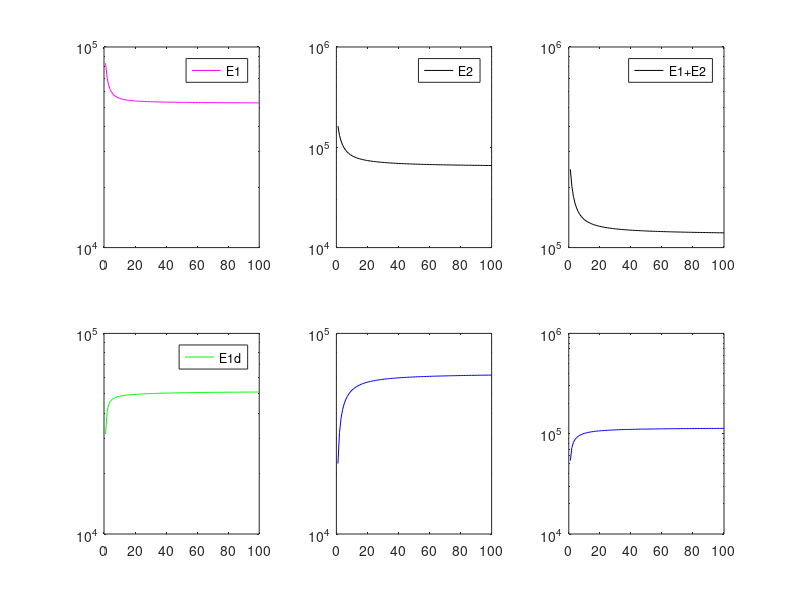
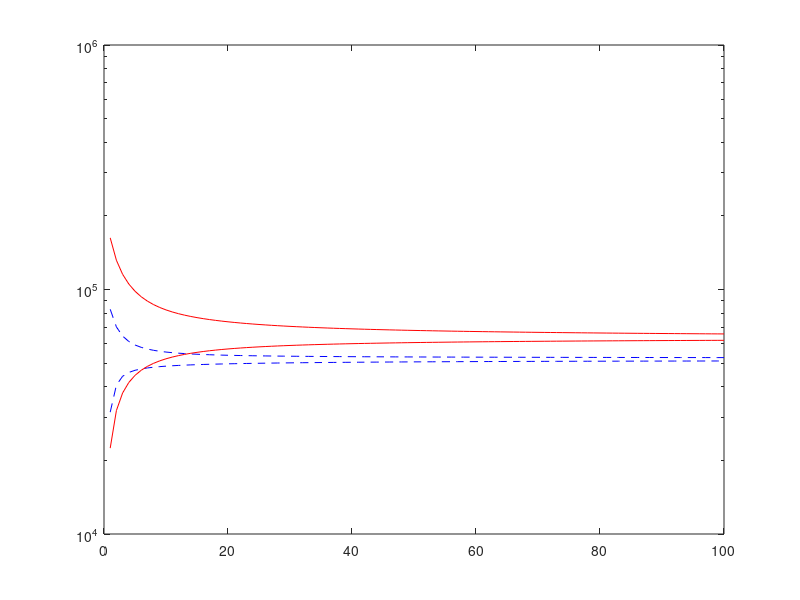
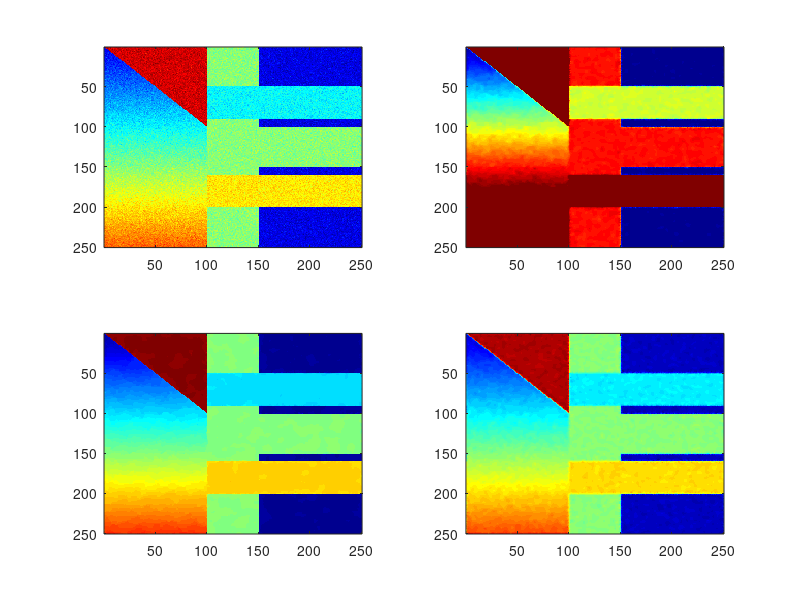
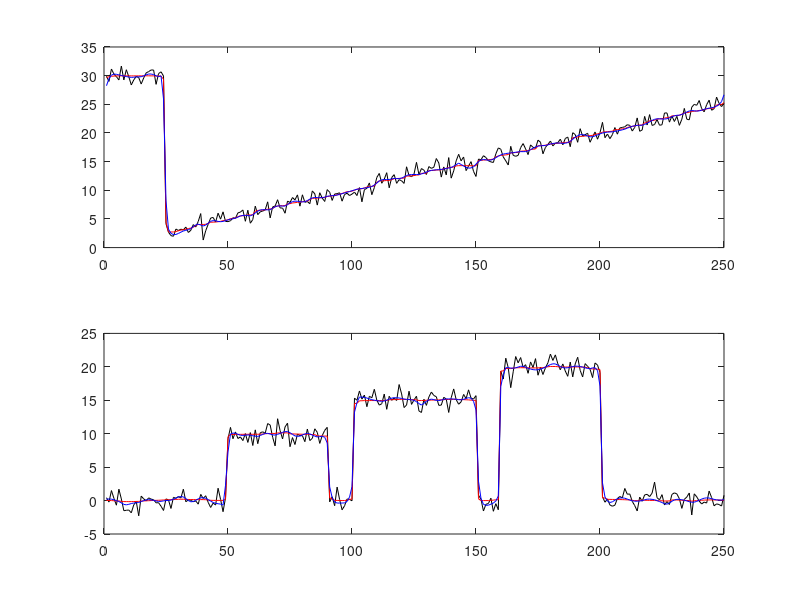

Write MATLAB code to recreate these figures, in order.
%% L2 Primal Dual for Higher Order Denosing 

%% Program for computing the primal dual as developed in: 
% "A fourth order dual method for staircase-reduction in texture
% extraction and image restoration problems" Chan, Esedoglu, Park 

function L2PrimalDual
clear; clc; close all; 
u = zeros(250,250);
u(:,100:150) = 15; 
u(50:90,:) = 10;
u(101:150,:) = 15; 
u(160:200,:) = 20; 

for i = 1:250
    for j = 1:100
        u(i,j) = i./10; 
         if i < j
           u(i,j) = 30; 
         end 
    end
end 
Lu = u; 
n = randn(size(u)); 
u = u + n; 
u = double(u); 
f = u;
u1 = zeros(size(u)); 
u2 = zeros(size(u)); 

alpha = 1; 
lambda = 1; 
iter = 100; 

p = zeros(size(u)); 
tau = 1/64; 
for i = 1:iter 
    nP = sqrt(p.*p); 
    nP(nP<1) = 1.0; 
    p = p./nP; 
    A =biharmonic(p)-laplacian((f-u1)./(alpha*lambda));
    p = (p-tau.*A)./(1+tau.*sqrt(A.^2)); 
    lp = laplacian(p); 
    u2 = f-u1-alpha*lambda.*lp; 
    
    Eu2(i) = alpha.*sum(sum(  sqrt(laplacian(u2).^2)  ))+0.5*lambda.*sum(sum(  (f-u1-u2).^2  )); 
    
%     c(i) = sum(sum( (alpha*lambda/2).*lp.^2));
%     cc(i) = sum(sum( (f-u1).*lp )); 
    Eu2d(i) = sum(sum(  -(alpha*lambda/2).*(lp.^2)+(f-u1).*lp  )); 
%     Eu2d2(i) = sum(sum( (lp-(f-u1)./(alpha.*lambda))^2 )); 
end
% plot(c); hold on; plot(cc,'r'); 
tau = 1/8; % <1/8 will converge
u2_Rof = u2; 
u2 = zeros(size(u)); %ROF Model
px = zeros(size(u)); 
py = zeros(size(u));
lambda = 1e0; 

for i = 1:iter

    divp = div(px,py); 
    [Ax,Ay] = grad( divp - (f-u2)./lambda );

    px = (px+tau.*Ax)./(1+tau.*sqrt(Ax.^2));
    py = (py+tau.*Ay)./(1+tau.*sqrt(Ay.^2));
    
    nP = sqrt(px.*px+py.*py);
    nP(nP<1) = 1.0;
    px = px./nP;
    py = py./nP;
    divp = div(px,py); 
    u1 = f-u2-(lambda.*divp); 
    
%     sum(sum(-lambda.*divp))
    [u1x,u1y]=grad(u1); 
    Eu1(i) = sum(sum(  sqrt(u1x.*u1x+u1y.*u1y)  ))+1/(2*lambda).*sum(sum(  (f-u1-u2).^2  ));
%     Eu1d(i) = sum(sum(  (lambda.*divp-(f-u2)).^2  ));
    Eu1d(i) = sum(sum( u1.*divp)) + 1/(2*lambda).*sum(sum( (f-u1-u2).^2)); 
end 
% figure(); plot(c);
figure(); colormap(jet(256)); 
subplot(2,3,1);semilogy(Eu1,'m');legend('E1');
subplot(2,3,2);semilogy(Eu2,'k'); legend('E2'); 
subplot(2,3,3); semilogy(Eu2+Eu1,'k'); legend('E1+E2'); 
subplot(2,3,4);semilogy(Eu1d,'g');  legend('E1d'); 
subplot(2,3,5);semilogy(Eu2d,'b');  %hold on; semilogy(Eu2d2,'r'); hold off; legend('E2d','E2d2');
subplot(2,3,6); semilogy(Eu2d+Eu1d,'b'); % hold on; semilogy(Eu2d2+Eu1d,'r');  hold off; legend('E2d+E1d','E2d2+E1d'); 

figure(); 
semilogy(Eu1,'--b');hold on; semilogy(Eu1d,'--b');
semilogy(Eu2,'r');semilogy(Eu2d,'r'); 

figure(); colormap jet; 
subplot(2,2,1);imagesc(f);
subplot(2,2,2); imagesc(u1+u2_Rof,[0,35]);
subplot(2,2,3);imagesc(u1);
subplot(2,2,4);imagesc(u2_Rof);

figure(); 
subplot(2,1,1);
plot(f(:,25),'k'); hold on; plot(u1(:,25),'r'); plot(u2_Rof(:,25),'b'); hold off; 
subplot(2,1,2); 
plot(f(:,200),'k');hold on; plot(u1(:,200),'r'); plot(u2_Rof(:,200),'b'); hold off; 
end 
function divf = div(ux,uy)
    divf = (ux - circshift(ux,[0,1])) + (uy - circshift(uy,[1,0]));
%     divf = (circshift(ux,[0,-1]) - circshift(ux,[0,1])) + (circshift(ux,[-1,0]) - circshift(uy,[1,0])); 
end

function [ux,uy] = grad(f)
    ux = circshift(f,[0,-1]) - f;
    uy = circshift(f,[-1,0]) - f;
%     ux = (circshift(f,[0,1])-circshift(f,[0,-1]))./2; 
%     uy = (circshift(f,[1,0])-circshift(f,[-1,0]))./2; 
%     [ux,uy] = gradient(f); 
end
function laplacian = laplacian(f)
    Lx = circshift(f,[0,-1])- 2.*f+ circshift(f,[0,1]);
    Ly = circshift(f,[-1,0])- 2.*f+ circshift(f,[1,0]);
    laplacian = Lx+Ly; 
end 
function biharmonic = biharmonic(f)
%     Lx = circshift(f,[0,2])-4.*circshift(f,[0,1])+6.*f-4.*circshift(f,[0,-1])+circshift(f,[0,-2]); 
%     Ly = circshift(f,[2,0])-4.*circshift(f,[1,0])+6.*f-4.*circshift(f,[-1,0])+circshift(f,[-2,0]); 
%     Lxy= circshift(f,[2,2])+circshift(f,[-2,-2])-4.*f+circshift(f,[-2,2])+circshift(f,[2,-2])...
%         -( circshift(f,[0,2])+circshift(f,[2,0])+circshift(f,[-2,0])+circshift(f,[0,-2]) ); 
%     biharmonic = Lx+Ly+Lxy; 
%     biharmonic = 4.*del2(4.*del2(f)); 
    biharmonic=laplacian(laplacian(f)); 
end 